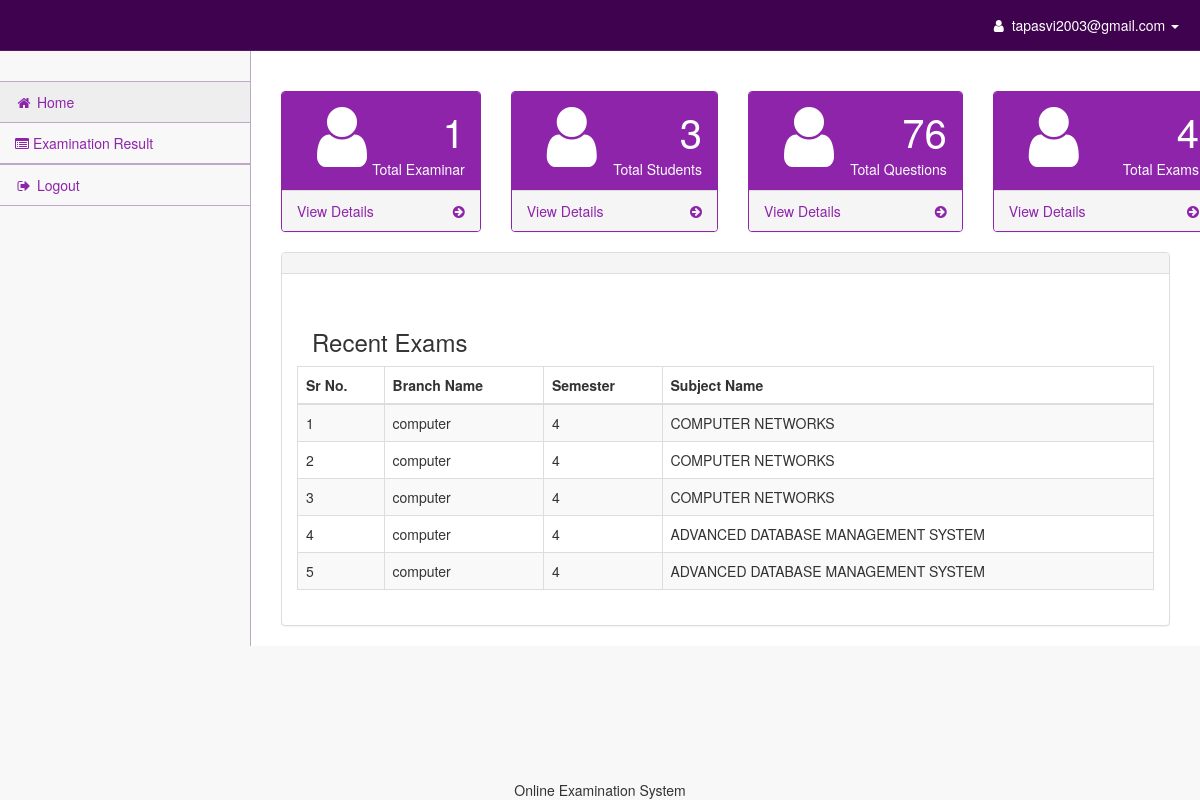
/admin/home.php (signed in), run on the app's committed database.
### tables this page shows
CREATE TABLE `question` (
  `id` int(11) NOT NULL,
  `branch` text NOT NULL,
  `sem` text NOT NULL,
  `subject` text NOT NULL,
  `question` text NOT NULL,
  `option_a` text NOT NULL,
  `option_b` text NOT NULL,
  `option_c` text NOT NULL,
  `option_d` text NOT NULL,
  `answer` text NOT NULL,
  `delete_status` int(11) NOT NULL
);

### admin/home.php (the view, shortened to what this page needs)
<?php
include("header.php");
include("connect.php");
$sql="select count(id) as id1 from registration where delete_status='0'";
$result=$conn->query($sql);
   $row=$result->fetch_assoc();
  $sql1="select count(id) as id2 from student where delete_status='0'";
$result1=$conn->query($sql1);
   $row1=$result1->fetch_assoc();
 $sql2="select count(id) as id3 from question where delete_status='0'";
$result2=$conn->query($sql2);
   $row2=$result2->fetch_assoc();
  $sql3="select count(id) as id4 from result where delete_status='0'";
$result3=$conn->query($sql3);
   $row3=$result3->fetch_assoc();
  $sql4= "SELECT * FROM question
ORDER BY id DESC LIMIT 5 ";
$result4=$conn->query($sql4);
?>
<form  method="POST"  action="profile1.php" enctype="multipart/form-data">
           <div id="page-wrapper">
                <div class="container-fluid">
                    <div class="row"><br><br><br>
                        <div class="col-lg-12">
                        </div>
                    </div>
                    <div class="row">
                        <div class="col-lg-3 col-md-6">
                            <div class="panel panel-primary">
                                <div class="panel-heading">
                                    <div class="row">
                                        <div class="col-xs-3">
                                            <i class="fa fa-user fa-fw fa-5x"></i>
                                        </div>
                                        <div class="col-xs-9 text-right">
                                            <div class="huge"><?php echo $row['id1'];?></div>
                                            <div>Total Examinar</div>
                                        </div>
                                    </div>
                                </div>
                                <a href="viewuser.php">
                                    <div class="panel-footer">
                                        <span class="pull-left"> View Details</span>
                                        <span class="pull-right"><i class="fa fa-arrow-circle-right"></i></span>
                                        <div class="clearfix"></div>
                                    </div>
                                </a>
                            </div>
                        </div>
                         <div class="row">
                        <div class="col-lg-3 col-md-6">
                            <div class="panel panel-primary">
                                <div class="panel-heading">
                                    <div class="row">
                                        <div class="col-xs-3">
                                            <i class="fa fa-user fa-fw fa-5x"></i>
                                        </div>
                                        <div class="col-xs-9 text-right">
                                            <div class="huge"><?php echo $row1['id2'];?></div>
                                            <div>Total Students</div>
                                        </div>
                                    </div>
                                </div>
                                <a href="viewstudent.php">
                                    <div class="panel-footer">
                                        <span class="pull-left"> View Details</span>
                                        <span class="pull-right"><i class="fa fa-arrow-circle-right"></i></span>
                                        <div class="clearfix"></div>
                                    </div>
                                </a>
                            </div>
                        </div>
                         <div class="row">
                        <div class="col-lg-3 col-md-6">
                            <div class="panel panel-primary">
                                <div class="panel-heading">
                                    <div class="row">
                                        <div class="col-xs-3">
                                            <i class="fa fa-user fa-fw fa-5x"></i>
                                        </div>
                                        <div class="col-xs-9 text-right">
                                            <div class="huge"><?php echo $row2['id3'];?></div>
                                            <div>Total Questions</div>
                                        </div>
                                    </div>
                                </div>
                                <a href="viewquestion.php">
                                    <div class="panel-footer">
                                        <span class="pull-left"> View Details</span>
                                        <span class="pull-right"><i class="fa fa-arrow-circle-right"></i></span>
                                        <div class="clearfix"></div>
                                    </div>
                                </a>
                            </div>
                        </div>
                        <div class="row">
                        <div class="col-lg-3 col-md-6">
                            <div class="panel panel-primary">
                                <div class="panel-heading">
                                    <div class="row">
                                        <div class="col-xs-3">
                                            <i class="fa fa-user fa-fw fa-5x"></i>
                                        </div>
                                        <div class="col-xs-9 text-right">
                                            <div class="huge"><?php echo $row3['id4'];?></div>
                                            <div>Total Exams</div>
                                        </div>
                                    </div>
                                </div>
                               <a href="viewexam.php">
                                    <div class="panel-footer">
                                        <span class="pull-left"> View Details</span>
                                        <span class="pull-right"><i class="fa fa-arrow-circle-right"></i></span>
                                        <div class="clearfix"></div>
                                    </div>
                                </a>
                            </div>
                        </div>
        </div>
                        </div>
                            </div>
                        </div>
                 </form>
                 <div class="row">
                        <div class="col-lg-12">
                            <div class="panel panel-default">
                                <div class="panel-heading">
                                </div>
                                <div class="panel-body">
                                    <br>
                                    <div class="table-responsive">
<table class="table table-striped table-bordered table-hover" id="dataTables-example">
    <div class="col-sm-6">
         <h3> Recent Exams</h3>
        <div id="dataTables-example_filter" class="dataTables_filter">
            <thead>
                <tr>
                    <th>Sr No.</th>
                                            <th>Branch Name</th>
                                            <th>Semester</th>
                                            <th>Subject Name</th>
                </tr>
            </thead>
            <tbody>
                                        <?php
                                            $count = 1;
                                            while ($row = mysqli_fetch_assoc($result4)) {
                                        ?>
<?php
foreach ($result4 as $row4) {
    ?>
    <tr>
        <td><?php echo $count; ?></td>
        <td><?php echo $row4['branch']; ?></td>
        <td><?php echo $row4['sem']; ?></td>
        <td><?php echo $row4['subject']; ?></td>
         <?php $count++; } ?>
<?php
}
?>
                                       </tbody>
        </div>
    </div>
</table>
                                    </div>
                                </div>
                            </div>
                        </div>
                    </div>
                            </div>
</html>
<?php
include("footer.php");
?>

### css/startmin.css (style rules this page uses)
body { background-color: #f8f8f8; }
#page-wrapper { padding-top: 30px; min-height: 568px; background-color: #fff; }
@media (min-width:768px) { #page-wrapper { position: inherit; margin-left: 250px; padding: 30px 15px 0 15px; border-left: 1px solid #c0a6c7; } }
.huge { font-size: 40px; }

### data on the page
question: branch "computer", sem "4", subject "COMPUTER NETWORKS"
question: branch "computer", sem "4", subject "COMPUTER NETWORKS"
question: branch "computer", sem "4", subject "COMPUTER NETWORKS"
question: branch "computer", sem "4", subject "ADVANCED DATABASE MANAGEMENT SYSTEM"
question: branch "computer", sem "4", subject "ADVANCED DATABASE MANAGEMENT SYSTEM"

### other printed values
$_SESSION['email'] "tapasvi2003@gmail.com"
$row['id1'] "1"
$row1['id2'] "3"
$row2['id3'] "76"
$row3['id4'] "4"
